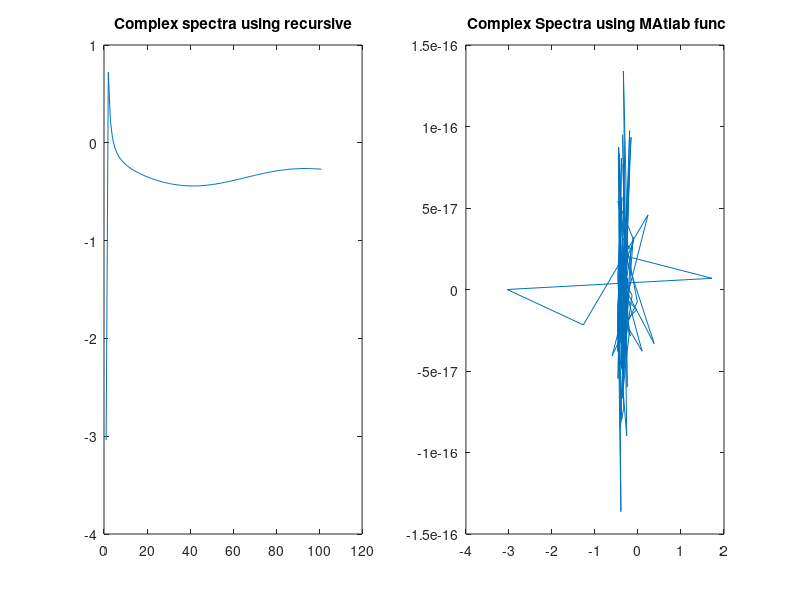
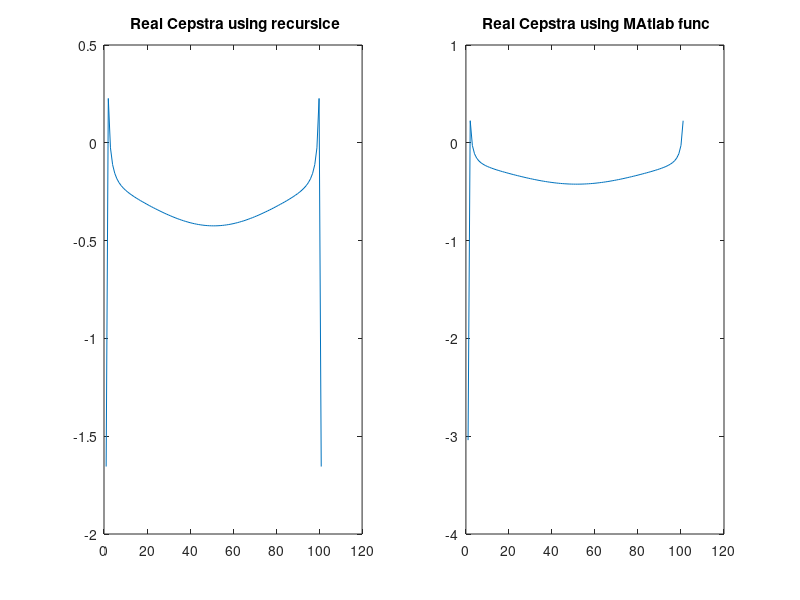

Write MATLAB code to recreate these figures, in order.
clc; clear all; close all;
n= 0:100;
yy=sin(0.02*pi*n)

h = fft(yy);
logh = log(abs(h)) + sqrt(-1)*unwrap(angle(h));
y = real(ifft(logh));

subplot(1,2,1);
 plot(y)
 title('Complex spectra using recursive');
 subplot(1,2,2);
 plot(cceps(yy))
title(' Complex Spectra using MAtlab func')
figure()
subplot(1,2,1);
realycap= 0.5* (y+fliplr(y))
plot(realycap)
title(' Real Cepstra using recursice')
subplot(1,2,2);
plot(rceps(yy))
title(' Real Cepstra using MAtlab func')